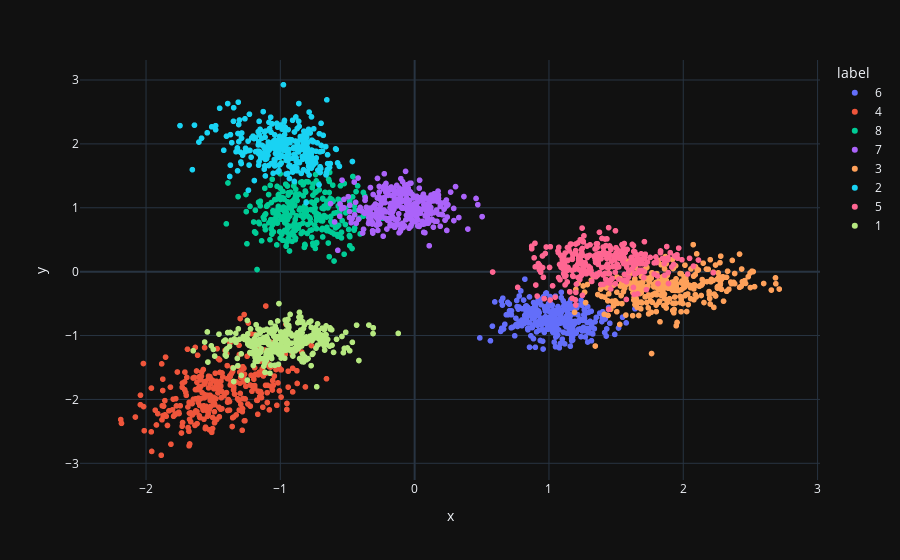

Notebook source saved alongside this figure:
### Code cell
import numpy as np
import pandas as pd
import plotly.express as px
from sklearn.decomposition import PCA

# generate some sample data
embeddings = model.embeddings.weight.detach().numpy()

# apply PCA to reduce the dimensionality of the data to 2D
pca = PCA(n_components=3)
pca.fit(embeddings)
pca_data = pca.transform(embeddings)

# generate some sample class labels
labels = data.y

# convert the PCA data, class labels, and entity names to a pandas DataFrame for plotting with plotly
df = pd.DataFrame({'x': pca_data[:, 0], 'y': pca_data[:, 1], 'label': labels})

# plot the data using plotly, colored by the class labels and with entity names in the hover label
fig = px.scatter(df, x='x', y='y', color='label', hover_name='label')
fig.update_layout(template='plotly_dark')
fig.show()

### Figure 1 — Plotly figure (JSON) as saved in the notebook; plotly's stock layout.template omitted (floating-point values rounded to 4 significant figures; data arrays with more than 128 entries replaced by an {"elided": "..."} marker saying what was removed)
{"data": [{"hovertemplate": "<b>%{hovertext}</b><br><br>label=6<br>x=%{x}<br>y=%{y}<extra></extra>", "hovertext": {"elided": "300 str values"}, "legendgroup": "6", "marker": {"color": "#636efa", "symbol": "circle"}, "mode": "markers", "name": "6", "showlegend": true, "type": "scattergl", "x": {"elided": "300 float values"}, "xaxis": "x", "y": {"elided": "300 float values"}, "yaxis": "y"}, {"hovertemplate": "<b>%{hovertext}</b><br><br>label=4<br>x=%{x}<br>y=%{y}<extra></extra>", "hovertext": {"elided": "300 str values"}, "legendgroup": "4", "marker": {"color": "#EF553B", "symbol": "circle"}, "mode": "markers", "name": "4", "showlegend": true, "type": "scattergl", "x": {"elided": "300 float values"}, "xaxis": "x", "y": {"elided": "300 float values"}, "yaxis": "y"}, {"hovertemplate": "<b>%{hovertext}</b><br><br>label=8<br>x=%{x}<br>y=%{y}<extra></extra>", "hovertext": {"elided": "300 str values"}, "legendgroup": "8", "marker": {"color": "#00cc96", "symbol": "circle"}, "mode": "markers", "name": "8", "showlegend": true, "type": "scattergl", "x": {"elided": "300 float values"}, "xaxis": "x", "y": {"elided": "300 float values"}, "yaxis": "y"}, {"hovertemplate": "<b>%{hovertext}</b><br><br>label=7<br>x=%{x}<br>y=%{y}<extra></extra>", "hovertext": {"elided": "300 str values"}, "legendgroup": "7", "marker": {"color": "#ab63fa", "symbol": "circle"}, "mode": "markers", "name": "7", "showlegend": true, "type": "scattergl", "x": {"elided": "300 float values"}, "xaxis": "x", "y": {"elided": "300 float values"}, "yaxis": "y"}, {"hovertemplate": "<b>%{hovertext}</b><br><br>label=3<br>x=%{x}<br>y=%{y}<extra></extra>", "hovertext": {"elided": "300 str values"}, "legendgroup": "3", "marker": {"color": "#FFA15A", "symbol": "circle"}, "mode": "markers", "name": "3", "showlegend": true, "type": "scattergl", "x": {"elided": "300 float values"}, "xaxis": "x", "y": {"elided": "300 float values"}, "yaxis": "y"}, {"hovertemplate": "<b>%{hovertext}</b><br><br>label=2<br>x=%{x}<br>y=%{y}<extra></extra>", "hovertext": {"elided": "300 str values"}, "legendgroup": "2", "marker": {"color": "#19d3f3", "symbol": "circle"}, "mode": "markers", "name": "2", "showlegend": true, "type": "scattergl", "x": {"elided": "300 float values"}, "xaxis": "x", "y": {"elided": "300 float values"}, "yaxis": "y"}, {"hovertemplate": "<b>%{hovertext}</b><br><br>label=5<br>x=%{x}<br>y=%{y}<extra></extra>", "hovertext": {"elided": "300 str values"}, "legendgroup": "5", "marker": {"color": "#FF6692", "symbol": "circle"}, "mode": "markers", "name": "5", "showlegend": true, "type": "scattergl", "x": {"elided": "300 float values"}, "xaxis": "x", "y": {"elided": "300 float values"}, "yaxis": "y"}, {"hovertemplate": "<b>%{hovertext}</b><br><br>label=1<br>x=%{x}<br>y=%{y}<extra></extra>", "hovertext": {"elided": "300 str values"}, "legendgroup": "1", "marker": {"color": "#B6E880", "symbol": "circle"}, "mode": "markers", "name": "1", "showlegend": true, "type": "scattergl", "x": {"elided": "300 float values"}, "xaxis": "x", "y": {"elided": "300 float values"}, "yaxis": "y"}], "layout": {"legend": {"title": {"text": "label"}, "tracegroupgap": 0}, "margin": {"t": 60}, "xaxis": {"anchor": "y", "domain": [0, 1], "title": {"text": "x"}}, "yaxis": {"anchor": "x", "domain": [0, 1], "title": {"text": "y"}}}}
